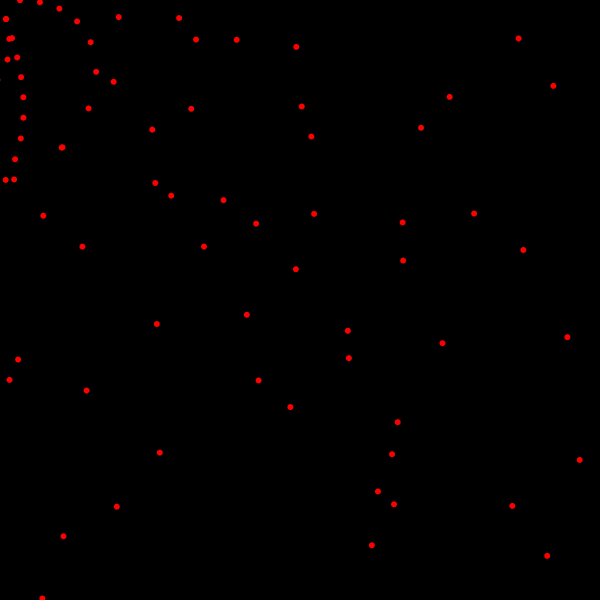
Frame 1 (no input)
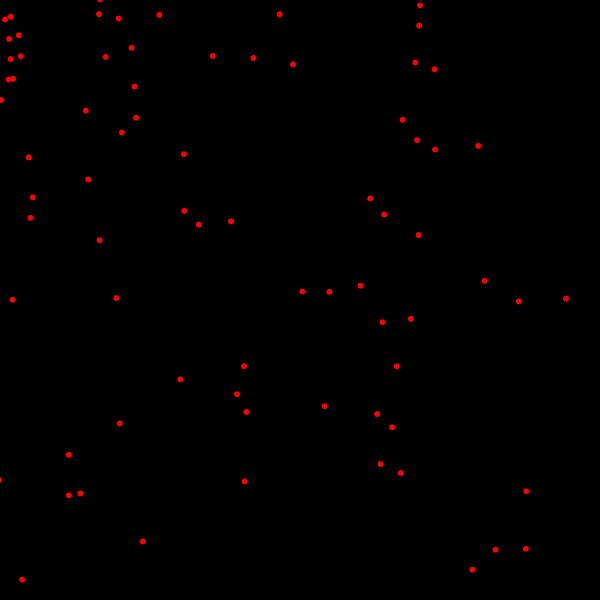
Frame 60 (the mouse pressed at the canvas centre just before this capture)
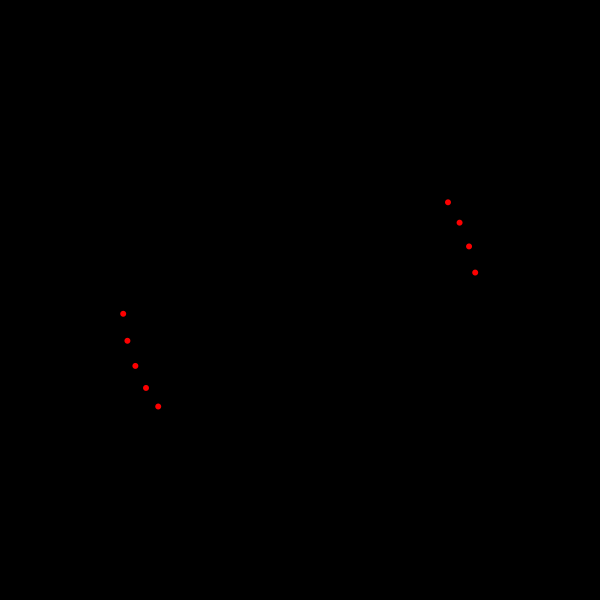
Frame 120 (the mouse held since frame 60 and released just before this capture)

The Processing sketch that drew these frames (run headless with seeded random() and noise(); from frame 60 on, the mouse is pressed at the canvas centre):

// Processing sketch: processing_95067
// ── processing_95067.pde

//Krytstofer Dongjae Kim
//Red Noise
//Trig
float degrees = 360/5;
float distance = 60;
float easing = 0.05;

void setup() {
  size(600, 600);
  smooth();
  frameRate(60);
}
void draw() {
  background(0);
  fill(random(250,255),0,0);
  noStroke();

  //xOffset =cos( radians(degrees)*2) * distance;
  //yOffset =sin( radians(degrees)*2) * distance;
  //xOffset =cos( radians(degrees)*3) * distance;
  //yOffset =sin( radians(degrees)*3) * distance;
  //ellipse(mouseX + xOffset, mouseY+yOffset, 20, 20);
  
for (int a = 1; a <60; a++) {
  for (int i = 1; i <10; i ++ ) {
    float xOffset = cos( radians(degrees)*i) * distance*a/3;
    float yOffset = sin( radians(degrees)*i) * distance*a/3;
    ellipse(mouseX + xOffset, mouseY + yOffset, 6, 6);
    degrees += i*a*0.01;
  }
}

if (mousePressed) {
 distance += 8;
} else {distance = 60;}

}
